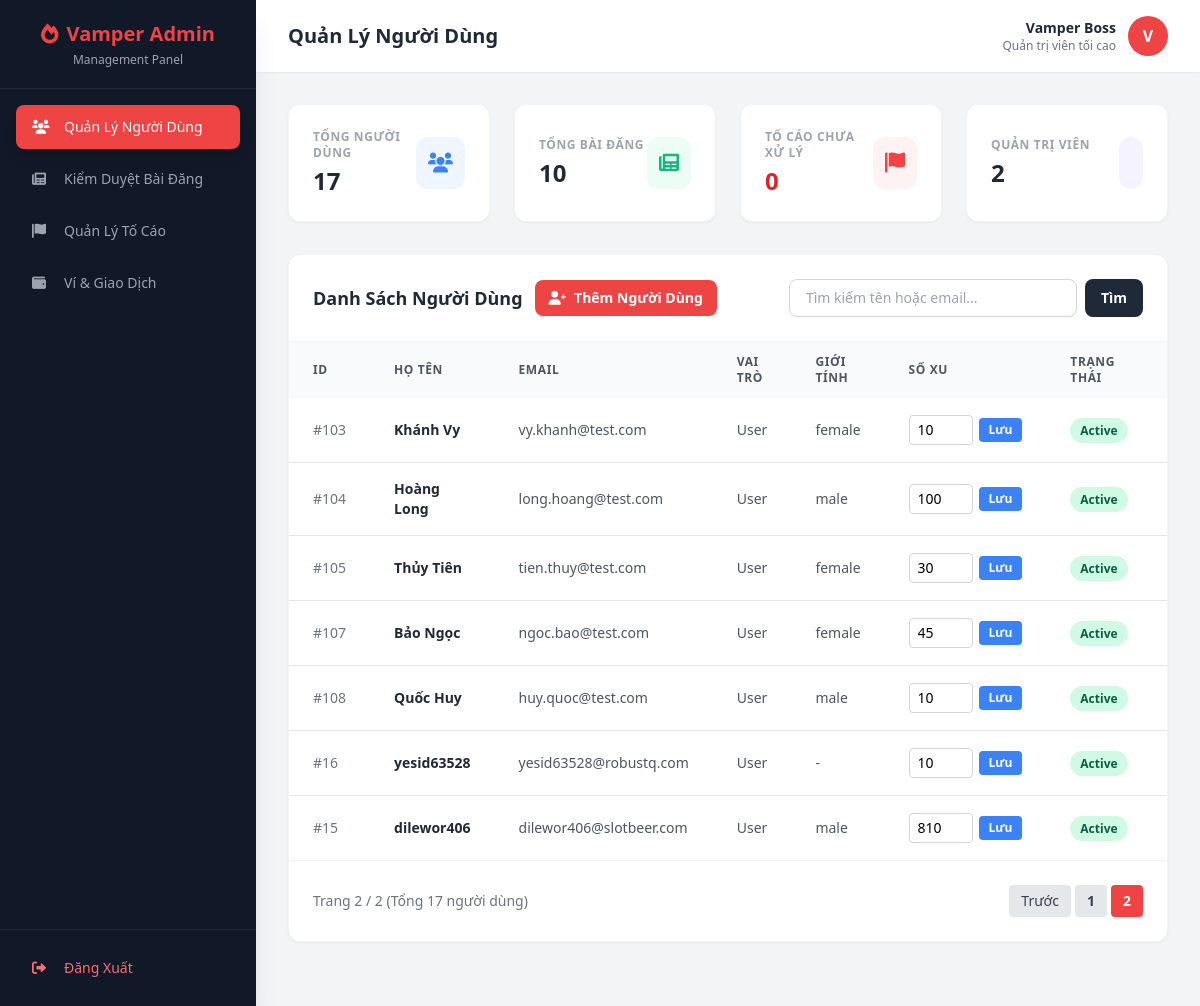
Page /backend_api/admin.php?tab=users&page=2 (signed in) on the committed database.
### tables this page shows
CREATE TABLE `users` (
  `id` int NOT NULL,
  `full_name` varchar(100) NOT NULL,
  `email` varchar(100) NOT NULL,
  `role` enum('user','admin') NOT NULL DEFAULT 'user',
  `password` varchar(255) NOT NULL,
  `phone` varchar(20) DEFAULT NULL,
  `gender` enum('male','female','other') DEFAULT NULL,
  `date_of_birth` date DEFAULT NULL,
  `bio` text,
  `profile_photo` varchar(255) DEFAULT NULL,
  `location` varchar(100) DEFAULT NULL,
  `latitude` decimal(10,8) DEFAULT NULL,
  `longitude` decimal(11,8) DEFAULT NULL,
  `is_verified` tinyint(1) NOT NULL DEFAULT '0',
  `email_verified` tinyint(1) NOT NULL DEFAULT '0',
  `coins` int DEFAULT '10',
  `is_active` tinyint(1) DEFAULT '1',
  `created_at` timestamp NOT NULL DEFAULT CURRENT_TIMESTAMP,
  `updated_at` timestamp NOT NULL DEFAULT CURRENT_TIMESTAMP ON UPDATE CURRENT_TIMESTAMP
);

### backend_api/admin.php (the view, shortened to what the rows shown need)
<?php
$host = "localhost";
$db_name = "vamper_social";
$username = "root";
$password = "";
try {
    $db = new PDO("mysql:host=$host;dbname=$db_name;charset=utf8mb4", $username, $password);
    $db->setAttribute(PDO::ATTR_ERRMODE, PDO::ERRMODE_EXCEPTION);
} catch (PDOException $e) {
    die("Database Connection Error: " . $e->getMessage());
}
$tab = $_GET['tab'] ?? 'users';
$search = trim($_GET['search'] ?? '');
$page = max(1, intval($_GET['page'] ?? 1));
$limit = 10;
$offset = ($page - 1) * $limit;
$error = '';
$isAdminLoggedIn = isset($_SESSION['admin_logged_in']) && $_SESSION['admin_logged_in'] === true;
?>
<!DOCTYPE html>
<html lang="vi">
<head>
    <link href="https://cdn.jsdelivr.net/npm/tailwindcss@2.2.19/dist/tailwind.min.css" rel="stylesheet">
    <link rel="stylesheet" href="https://cdnjs.cloudflare.com/ajax/libs/font-awesome/6.0.0/css/all.min.css">
</head>
<body class="bg-gray-100 font-sans">
<?php if (!$isAdminLoggedIn): ?>
    <div class="min-h-screen flex items-center justify-center bg-gradient-to-br from-pink-500 to-red-600 px-4">
        <div class="bg-white p-8 rounded-2xl shadow-2xl w-full max-w-md">
            <div class="text-center mb-8">
                <div class="inline-block p-3 bg-red-100 rounded-full text-red-500 text-3xl mb-3">
                    <i class="fa-solid fa-heart-pulse"></i>
                </div>
                <h1 class="text-2xl font-bold text-gray-800">Vamper Admin Portal</h1>
                <p class="text-gray-500 text-sm mt-1">Đăng nhập để quản lý hệ thống</p>
            </div>
            <?php if ($error): ?>
                <div class="mb-4 p-3 bg-red-50 border-l-4 border-red-500 text-red-700 text-sm rounded">
                    <?= htmlspecialchars($error) ?>
                </div>
            <?php endif; ?>
            <form method="POST" class="space-y-4">
                <div>
                    <label class="block text-gray-700 text-sm font-semibold mb-2">Email Admin</label>
                    <input type="email" name="email" required class="w-full px-4 py-3 border border-gray-300 rounded-lg focus:outline-none focus:ring-2 focus:ring-red-500 text-sm" placeholder="admin@vamper.com">
                </div>
                <div>
                    <label class="block text-gray-700 text-sm font-semibold mb-2">Mật khẩu</label>
                    <input type="password" name="password" required class="w-full px-4 py-3 border border-gray-300 rounded-lg focus:outline-none focus:ring-2 focus:ring-red-500 text-sm" placeholder="••••••••">
                </div>
                <button type="submit" name="login" class="w-full py-3 bg-red-500 text-white font-semibold rounded-lg shadow-md hover:bg-red-600 transition duration-200">
                    Đăng Nhập Quản Trị
                </button>
            </form>
        </div>
    </div>
<?php else:
    try {
        $db->exec("CREATE TABLE IF NOT EXISTS reports (
            id INT AUTO_INCREMENT PRIMARY KEY,
            reporter_id INT NOT NULL,
            target_type VARCHAR(50) DEFAULT 'post',
            target_id INT NOT NULL,
            reason VARCHAR(255) NOT NULL,
            description TEXT NULL,
            status VARCHAR(50) DEFAULT 'pending',
            created_at TIMESTAMP DEFAULT CURRENT_TIMESTAMP
        ) ENGINE=InnoDB DEFAULT CHARSET=utf8mb4 COLLATE=utf8mb4_unicode_ci;");
        $db->exec("CREATE TABLE IF NOT EXISTS settings (
            `key` VARCHAR(255) PRIMARY KEY,
            `value` TEXT NOT NULL
        ) ENGINE=InnoDB DEFAULT CHARSET=utf8mb4 COLLATE=utf8mb4_unicode_ci;");
        $db->exec("CREATE TABLE IF NOT EXISTS transactions (
            id INT AUTO_INCREMENT PRIMARY KEY,
            user_id INT NOT NULL,
            amount_usd DECIMAL(10,2) NOT NULL,
            coins INT NOT NULL,
            gateway VARCHAR(50) DEFAULT 'PayPal',
            status VARCHAR(50) DEFAULT 'completed',
            created_at TIMESTAMP DEFAULT CURRENT_TIMESTAMP
        ) ENGINE=InnoDB DEFAULT CHARSET=utf8mb4 COLLATE=utf8mb4_unicode_ci;");
    } catch (Exception $e) {}
    if ($search) {
        $countStmt = $db->prepare("SELECT COUNT(*) FROM users WHERE full_name LIKE :s OR email LIKE :s");
        $like = "%$search%";
        $countStmt->bindParam(':s', $like);
        $countStmt->execute();
        $totalUsers = $countStmt->fetchColumn();
        $stmtUsers = $db->prepare("SELECT id, full_name, email, role, gender, coins, is_active, created_at FROM users WHERE full_name LIKE :s OR email LIKE :s ORDER BY created_at DESC LIMIT :limit OFFSET :offset");
        $stmtUsers->bindValue(':s', $like, PDO::PARAM_STR);
        $stmtUsers->bindValue(':limit', $limit, PDO::PARAM_INT);
        $stmtUsers->bindValue(':offset', $offset, PDO::PARAM_INT);
        $stmtUsers->execute();
    } else {
        $stmtUsers = $db->prepare("SELECT id, full_name, email, role, gender, coins, is_active, created_at FROM users ORDER BY created_at DESC LIMIT :limit OFFSET :offset");
        $stmtUsers->bindValue(':limit', $limit, PDO::PARAM_INT);
        $stmtUsers->bindValue(':offset', $offset, PDO::PARAM_INT);
        $stmtUsers->execute();
    }
    $users = $stmtUsers->fetchAll(PDO::FETCH_ASSOC);
?>
    <div class="flex h-screen overflow-hidden bg-gray-100">
        <div id="sidebar" class="fixed inset-y-0 left-0 z-50 w-64 bg-gray-900 text-white flex flex-col shadow-xl transform -translate-x-full md:translate-x-0 md:static md:inset-auto transition duration-300 ease-in-out">
            <div class="p-5 text-center border-b border-gray-800 flex justify-between items-center md:block">
                <h2 class="text-xl font-bold text-red-500 flex items-center justify-center gap-2">
                    <i class="fa-solid fa-fire"></i> Vamper Admin
                </h2>
            </div>
        </div>
        <div class="flex-1 flex flex-col overflow-y-auto">
            <header class="bg-white shadow-sm px-4 md:px-8 py-4 flex justify-between items-center sticky top-0 z-30">
                <div class="flex items-center gap-3">
                    <h1 class="text-base md:text-xl font-bold text-gray-800 truncate">
                        <?= $tab === 'users' ? 'Quản Lý Người Dùng' : ($tab === 'posts' ? 'Kiểm Duyệt Bài Đăng' : ($tab === 'reports' ? 'Quản Lý Tố Cáo' : 'Ví & Giao Dịch Tài Chính')) ?>
                    </h1>
                </div>
            </header>
            <main class="p-4 md:p-8 flex-1">
                <?php if ($tab === 'users'): ?>
                    <div class="bg-white rounded-xl shadow-sm border border-gray-100 overflow-hidden mb-8">
                        <div class="overflow-x-auto">
                            <table class="w-full text-left border-collapse min-w-[800px]">
                                <thead>
                                    <tr class="bg-gray-50 text-gray-600 text-xs uppercase font-semibold tracking-wider">
                                        <th class="py-3 px-4 md:px-6">ID</th>
                                        <th class="py-3 px-4 md:px-6">Họ Tên</th>
                                        <th class="py-3 px-4 md:px-6">Email</th>
                                        <th class="py-3 px-4 md:px-6">Vai Trò</th>
                                        <th class="py-3 px-4 md:px-6">Giới Tính</th>
                                        <th class="py-3 px-4 md:px-6">Số Xu</th>
                                        <th class="py-3 px-4 md:px-6">Trạng Thái</th>
                                        <th class="py-3 px-4 md:px-6">Ngày Tạo</th>
                                    </tr>
                                </thead>
                                <tbody class="divide-y divide-gray-200 text-sm">
                                    <?php if (empty($users)): ?>
                                        <tr><td colspan="9" class="py-6 text-center text-gray-400">Không tìm thấy người dùng nào.</td></tr>
                                    <?php else: foreach ($users as $u):
                                        $statusBadge = $u['is_active'] == 1 ? '<span class="px-2.5 py-1 bg-green-100 text-green-800 rounded-full text-xs font-semibold">Active</span>' : '<span class="px-2.5 py-1 bg-red-100 text-red-800 rounded-full text-xs font-semibold">Banned</span>';
                                        $roleBadge = $u['role'] === 'admin' ? '<span class="px-2.5 py-1 bg-purple-100 text-purple-800 rounded-full text-xs font-semibold">Admin</span>' : '<span class="text-gray-600">User</span>';
                                    ?>
                                    <tr class="hover:bg-gray-50 transition">
                                        <td class="py-4 px-4 md:px-6 text-gray-500">#<?= $u['id'] ?></td>
                                        <td class="py-4 px-4 md:px-6 font-semibold text-gray-800"><?= htmlspecialchars($u['full_name'] ?? '') ?></td>
                                        <td class="py-4 px-4 md:px-6 text-gray-600"><?= htmlspecialchars($u['email']) ?></td>
                                        <td class="py-4 px-4 md:px-6"><?= $roleBadge ?></td>
                                        <td class="py-4 px-4 md:px-6 text-gray-600"><?= htmlspecialchars($u['gender'] ?? '-') ?></td>
                                        <td class="py-4 px-4 md:px-6">
                                            <form method="POST" class="flex items-center gap-1.5">
                                                <input type="number" name="coins" value="<?= intval($u['coins']) ?>" class="w-16 px-2 py-1 border border-gray-300 rounded text-sm focus:outline-none focus:ring-1 focus:ring-red-500">
                                                <button type="submit" class="px-2.5 py-1 bg-blue-500 text-white rounded text-xs font-semibold hover:bg-blue-600 transition">Lưu</button>
                                            </form>
                                        </td>
                                        <td class="py-4 px-4 md:px-6"><?= $statusBadge ?></td>
                                        <td class="py-4 px-4 md:px-6 text-gray-500 text-xs"><?= substr($u['created_at'], 0, 10) ?></td>
                                    </tr>
                                    <?php endforeach; endif; ?>
                                </tbody>
                            </table>
                        </div>
                    </div>
                <?php endif; ?>
            </main>
        </div>
    </div>
<?php endif; ?>
</body>
</html>

### rows in the picture
users: id "103", full_name "Khánh Vy", email "vy.khanh@test.com", role "User", gender "female", coins "10", is_active "Active"
users: id "104", full_name "Hoàng Long", email "long.hoang@test.com", role "User", gender "male", coins "100", is_active "Active"
users: id "105", full_name "Thủy Tiên", email "tien.thuy@test.com", role "User", gender "female", coins "30", is_active "Active"
users: id "107", full_name "Bảo Ngọc", email "ngoc.bao@test.com", role "User", gender "female", coins "45", is_active "Active"
users: id "108", full_name "Quốc Huy", email "huy.quoc@test.com", role "User", gender "male", coins "10", is_active "Active"
users: id "16", full_name "yesid63528", email "yesid63528@robustq.com", role "User", gender "-", coins "10", is_active "Active"
users: id "15", full_name "dilewor406", email "dilewor406@slotbeer.com", role "User", gender "male", coins "810", is_active "Active"

### other values in the picture
$_SESSION['admin_name'] "Vamper Boss"
substr($_SESSION['admin_name'], 0, 1) "V"
$stats['total_users'] "17"
$stats['total_posts'] "10"
$stats['pending_reports'] "0"
$stats['total_admins'] "2"
$page "2"
$totalPages "2"
$totalUsers "17"
